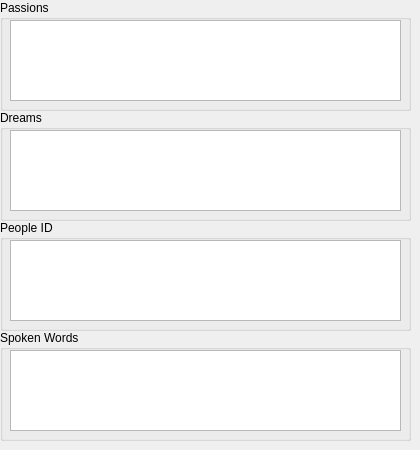
      <widget class="QWidget" name="tab_15">
       <attribute name="title">
        <string>Mission</string>
       </attribute>
       <widget class="QGroupBox" name="groupBox_40">
        <property name="geometry">
         <rect>
          <x>0</x>
          <y>0</y>
          <width>411</width>
          <height>111</height>
         </rect>
        </property>
        <property name="title">
         <string>Passions</string>
        </property>
        <widget class="QPlainTextEdit" name="txtPassionsAnalysis">
         <property name="geometry">
          <rect>
           <x>10</x>
           <y>20</y>
           <width>391</width>
           <height>81</height>
          </rect>
         </property>
         <property name="readOnly">
          <bool>true</bool>
         </property>
        </widget>
       </widget>
       <widget class="QGroupBox" name="groupBox_42">
        <property name="geometry">
         <rect>
          <x>0</x>
          <y>110</y>
          <width>411</width>
          <height>111</height>
         </rect>
        </property>
        <property name="title">
         <string>Dreams</string>
        </property>
        <widget class="QPlainTextEdit" name="txtDreamsAnalysis">
         <property name="geometry">
          <rect>
           <x>10</x>
           <y>20</y>
           <width>391</width>
           <height>81</height>
          </rect>
         </property>
         <property name="readOnly">
          <bool>true</bool>
         </property>
        </widget>
       </widget>
       <widget class="QGroupBox" name="groupBox_43">
        <property name="geometry">
         <rect>
          <x>0</x>
          <y>220</y>
          <width>411</width>
          <height>111</height>
         </rect>
        </property>
        <property name="title">
         <string>People ID</string>
        </property>
        <widget class="QPlainTextEdit" name="txtPeopleAnalysis">
         <property name="geometry">
          <rect>
           <x>10</x>
           <y>20</y>
           <width>391</width>
           <height>81</height>
          </rect>
         </property>
         <property name="readOnly">
          <bool>true</bool>
         </property>
        </widget>
       </widget>
       <widget class="QGroupBox" name="groupBox_41">
        <property name="geometry">
         <rect>
          <x>0</x>
          <y>330</y>
          <width>411</width>
          <height>111</height>
         </rect>
        </property>
        <property name="title">
         <string>Spoken Words</string>
        </property>
        <widget class="QPlainTextEdit" name="txtWordsAnalysis">
         <property name="geometry">
          <rect>
           <x>10</x>
           <y>20</y>
           <width>391</width>
           <height>81</height>
          </rect>
         </property>
         <property name="readOnly">
          <bool>true</bool>
         </property>
        </widget>
       </widget>
      </widget>
